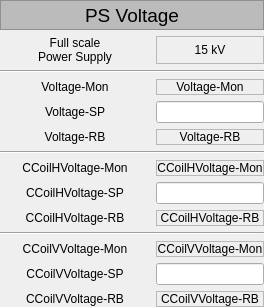
       <widget class="QWidget" name="widget_8" native="true">
        <layout class="QGridLayout" name="gridLayout_7">
         <property name="leftMargin">
          <number>0</number>
         </property>
         <property name="topMargin">
          <number>0</number>
         </property>
         <property name="rightMargin">
          <number>0</number>
         </property>
         <property name="bottomMargin">
          <number>0</number>
         </property>
         <item row="7" column="1">
          <widget class="PyDMLabel" name="PyDMLabel_36">
           <property name="sizePolicy">
            <sizepolicy hsizetype="Expanding" vsizetype="Expanding">
             <horstretch>0</horstretch>
             <verstretch>0</verstretch>
            </sizepolicy>
           </property>
           <property name="toolTip">
            <string/>
           </property>
           <property name="frameShape">
            <enum>QFrame::StyledPanel</enum>
           </property>
           <property name="text">
            <string>CCoilHVoltage-Mon</string>
           </property>
           <property name="alignment">
            <set>Qt::AlignCenter</set>
           </property>
           <property name="channel" stdset="0">
            <string>ca://SpareNLK2:CCoilHVoltage-Mon</string>
           </property>
          </widget>
         </item>
         <item row="10" column="0" colspan="2">
          <widget class="QFrame" name="frame_8">
           <property name="frameShape">
            <enum>QFrame::HLine</enum>
           </property>
           <property name="frameShadow">
            <enum>QFrame::Sunken</enum>
           </property>
          </widget>
         </item>
         <item row="7" column="0">
          <widget class="QLabel" name="label_31">
           <property name="sizePolicy">
            <sizepolicy hsizetype="MinimumExpanding" vsizetype="Expanding">
             <horstretch>0</horstretch>
             <verstretch>0</verstretch>
            </sizepolicy>
           </property>
           <property name="minimumSize">
            <size>
             <width>150</width>
             <height>0</height>
            </size>
           </property>
           <property name="text">
            <string>CCoilHVoltage-Mon</string>
           </property>
           <property name="alignment">
            <set>Qt::AlignCenter</set>
           </property>
          </widget>
         </item>
         <item row="11" column="0">
          <widget class="QLabel" name="label_45">
           <property name="sizePolicy">
            <sizepolicy hsizetype="MinimumExpanding" vsizetype="Expanding">
             <horstretch>0</horstretch>
             <verstretch>0</verstretch>
            </sizepolicy>
           </property>
           <property name="minimumSize">
            <size>
             <width>150</width>
             <height>0</height>
            </size>
           </property>
           <property name="text">
            <string>CCoilVVoltage-Mon</string>
           </property>
           <property name="alignment">
            <set>Qt::AlignCenter</set>
           </property>
          </widget>
         </item>
         <item row="4" column="1">
          <widget class="PyDMLineEdit" name="PyDMLineEdit_3">
           <property name="sizePolicy">
            <sizepolicy hsizetype="Expanding" vsizetype="Expanding">
             <horstretch>0</horstretch>
             <verstretch>0</verstretch>
            </sizepolicy>
           </property>
           <property name="toolTip">
            <string/>
           </property>
           <property name="alignment">
            <set>Qt::AlignCenter</set>
           </property>
           <property name="channel" stdset="0">
            <string>ca://SpareNLK2:Voltage-SP</string>
           </property>
          </widget>
         </item>
         <item row="9" column="0">
          <widget class="QLabel" name="label_33">
           <property name="sizePolicy">
            <sizepolicy hsizetype="MinimumExpanding" vsizetype="Expanding">
             <horstretch>0</horstretch>
             <verstretch>0</verstretch>
            </sizepolicy>
           </property>
           <property name="minimumSize">
            <size>
             <width>150</width>
             <height>0</height>
            </size>
           </property>
           <property name="text">
            <string>CCoilHVoltage-RB</string>
           </property>
           <property name="alignment">
            <set>Qt::AlignCenter</set>
           </property>
          </widget>
         </item>
         <item row="9" column="1">
          <widget class="PyDMLabel" name="PyDMLabel_53">
           <property name="sizePolicy">
            <sizepolicy hsizetype="Expanding" vsizetype="Expanding">
             <horstretch>0</horstretch>
             <verstretch>0</verstretch>
            </sizepolicy>
           </property>
           <property name="toolTip">
            <string/>
           </property>
           <property name="frameShape">
            <enum>QFrame::StyledPanel</enum>
           </property>
           <property name="text">
            <string>CCoilHVoltage-RB</string>
           </property>
           <property name="alignment">
            <set>Qt::AlignCenter</set>
           </property>
           <property name="channel" stdset="0">
            <string>ca://SpareNLK2:CCoilHVoltage-RB</string>
           </property>
          </widget>
         </item>
         <item row="5" column="0">
          <widget class="QLabel" name="label_32">
           <property name="sizePolicy">
            <sizepolicy hsizetype="MinimumExpanding" vsizetype="Expanding">
             <horstretch>0</horstretch>
             <verstretch>0</verstretch>
            </sizepolicy>
           </property>
           <property name="minimumSize">
            <size>
             <width>150</width>
             <height>0</height>
            </size>
           </property>
           <property name="text">
            <string>Voltage-RB</string>
           </property>
           <property name="alignment">
            <set>Qt::AlignCenter</set>
           </property>
          </widget>
         </item>
         <item row="8" column="1">
          <widget class="PyDMLineEdit" name="PyDMLineEdit_7">
           <property name="sizePolicy">
            <sizepolicy hsizetype="Expanding" vsizetype="Expanding">
             <horstretch>0</horstretch>
             <verstretch>0</verstretch>
            </sizepolicy>
           </property>
           <property name="toolTip">
            <string/>
           </property>
           <property name="alignment">
            <set>Qt::AlignCenter</set>
           </property>
           <property name="channel" stdset="0">
            <string>ca://SpareNLK2:CCoilHVoltage-SP</string>
           </property>
          </widget>
         </item>
         <item row="6" column="0" colspan="2">
          <widget class="QFrame" name="frame_9">
           <property name="frameShape">
            <enum>QFrame::HLine</enum>
           </property>
           <property name="frameShadow">
            <enum>QFrame::Sunken</enum>
           </property>
          </widget>
         </item>
         <item row="3" column="1">
          <widget class="PyDMLabel" name="PyDMLabel_59">
           <property name="sizePolicy">
            <sizepolicy hsizetype="Expanding" vsizetype="Expanding">
             <horstretch>0</horstretch>
             <verstretch>0</verstretch>
            </sizepolicy>
           </property>
           <property name="toolTip">
            <string/>
           </property>
           <property name="frameShape">
            <enum>QFrame::StyledPanel</enum>
           </property>
           <property name="text">
            <string>Voltage-Mon</string>
           </property>
           <property name="alignment">
            <set>Qt::AlignCenter</set>
           </property>
           <property name="channel" stdset="0">
            <string>ca://SpareNLK2:Voltage-Mon</string>
           </property>
          </widget>
         </item>
         <item row="2" column="0" colspan="2">
          <widget class="QFrame" name="frame_10">
           <property name="frameShape">
            <enum>QFrame::HLine</enum>
           </property>
           <property name="frameShadow">
            <enum>QFrame::Sunken</enum>
           </property>
          </widget>
         </item>
         <item row="3" column="0">
          <widget class="QLabel" name="label_34">
           <property name="sizePolicy">
            <sizepolicy hsizetype="MinimumExpanding" vsizetype="Expanding">
             <horstretch>0</horstretch>
             <verstretch>0</verstretch>
            </sizepolicy>
           </property>
           <property name="minimumSize">
            <size>
             <width>150</width>
             <height>0</height>
            </size>
           </property>
           <property name="text">
            <string>Voltage-Mon</string>
           </property>
           <property name="alignment">
            <set>Qt::AlignCenter</set>
           </property>
          </widget>
         </item>
         <item row="12" column="1">
          <widget class="PyDMLineEdit" name="PyDMLineEdit_8">
           <property name="sizePolicy">
            <sizepolicy hsizetype="Expanding" vsizetype="Expanding">
             <horstretch>0</horstretch>
             <verstretch>0</verstretch>
            </sizepolicy>
           </property>
           <property name="toolTip">
            <string/>
           </property>
           <property name="alignment">
            <set>Qt::AlignCenter</set>
           </property>
           <property name="channel" stdset="0">
            <string>ca://SpareNLK2:CCoilVVoltage-SP</string>
           </property>
          </widget>
         </item>
         <item row="4" column="0">
          <widget class="QLabel" name="label_46">
           <property name="sizePolicy">
            <sizepolicy hsizetype="MinimumExpanding" vsizetype="Expanding">
             <horstretch>0</horstretch>
             <verstretch>0</verstretch>
            </sizepolicy>
           </property>
           <property name="minimumSize">
            <size>
             <width>150</width>
             <height>0</height>
            </size>
           </property>
           <property name="text">
            <string>Voltage-SP</string>
           </property>
           <property name="alignment">
            <set>Qt::AlignCenter</set>
           </property>
          </widget>
         </item>
         <item row="1" column="1">
          <widget class="QLabel" name="label_7">
           <property name="sizePolicy">
            <sizepolicy hsizetype="Expanding" vsizetype="Expanding">
             <horstretch>0</horstretch>
             <verstretch>0</verstretch>
            </sizepolicy>
           </property>
           <property name="frameShape">
            <enum>QFrame::StyledPanel</enum>
           </property>
           <property name="text">
            <string>15 kV</string>
           </property>
           <property name="alignment">
            <set>Qt::AlignCenter</set>
           </property>
          </widget>
         </item>
         <item row="13" column="1">
          <widget class="PyDMLabel" name="PyDMLabel_60">
           <property name="sizePolicy">
            <sizepolicy hsizetype="Expanding" vsizetype="Expanding">
             <horstretch>0</horstretch>
             <verstretch>0</verstretch>
            </sizepolicy>
           </property>
           <property name="toolTip">
            <string/>
           </property>
           <property name="frameShape">
            <enum>QFrame::StyledPanel</enum>
           </property>
           <property name="text">
            <string>CCoilVVoltage-RB</string>
           </property>
           <property name="alignment">
            <set>Qt::AlignCenter</set>
           </property>
           <property name="channel" stdset="0">
            <string>ca://SpareNLK2:CCoilVVoltage-RB</string>
           </property>
          </widget>
         </item>
         <item row="1" column="0">
          <widget class="QLabel" name="label_47">
           <property name="sizePolicy">
            <sizepolicy hsizetype="MinimumExpanding" vsizetype="Expanding">
             <horstretch>0</horstretch>
             <verstretch>0</verstretch>
            </sizepolicy>
           </property>
           <property name="minimumSize">
            <size>
             <width>150</width>
             <height>0</height>
            </size>
           </property>
           <property name="acceptDrops">
            <bool>false</bool>
           </property>
           <property name="layoutDirection">
            <enum>Qt::LeftToRight</enum>
           </property>
           <property name="text">
            <string>Full scale
Power Supply</string>
           </property>
           <property name="scaledContents">
            <bool>false</bool>
           </property>
           <property name="alignment">
            <set>Qt::AlignCenter</set>
           </property>
           <property name="wordWrap">
            <bool>true</bool>
           </property>
          </widget>
         </item>
         <item row="11" column="1">
          <widget class="PyDMLabel" name="PyDMLabel_61">
           <property name="sizePolicy">
            <sizepolicy hsizetype="Expanding" vsizetype="Expanding">
             <horstretch>0</horstretch>
             <verstretch>0</verstretch>
            </sizepolicy>
           </property>
           <property name="toolTip">
            <string/>
           </property>
           <property name="frameShape">
            <enum>QFrame::StyledPanel</enum>
           </property>
           <property name="text">
            <string>CCoilVVoltage-Mon</string>
           </property>
           <property name="alignment">
            <set>Qt::AlignCenter</set>
           </property>
           <property name="channel" stdset="0">
            <string>ca://SpareNLK2:CCoilVVoltage-Mon</string>
           </property>
          </widget>
         </item>
         <item row="8" column="0">
          <widget class="QLabel" name="label_48">
           <property name="sizePolicy">
            <sizepolicy hsizetype="MinimumExpanding" vsizetype="Expanding">
             <horstretch>0</horstretch>
             <verstretch>0</verstretch>
            </sizepolicy>
           </property>
           <property name="minimumSize">
            <size>
             <width>150</width>
             <height>0</height>
            </size>
           </property>
           <property name="text">
            <string>CCoilHVoltage-SP</string>
           </property>
           <property name="alignment">
            <set>Qt::AlignCenter</set>
           </property>
          </widget>
         </item>
         <item row="5" column="1">
          <widget class="PyDMLabel" name="PyDMLabel_62">
           <property name="sizePolicy">
            <sizepolicy hsizetype="Expanding" vsizetype="Expanding">
             <horstretch>0</horstretch>
             <verstretch>0</verstretch>
            </sizepolicy>
           </property>
           <property name="toolTip">
            <string/>
           </property>
           <property name="frameShape">
            <enum>QFrame::StyledPanel</enum>
           </property>
           <property name="text">
            <string>Voltage-RB</string>
           </property>
           <property name="alignment">
            <set>Qt::AlignCenter</set>
           </property>
           <property name="channel" stdset="0">
            <string>ca://SpareNLK2:Voltage-RB</string>
           </property>
          </widget>
         </item>
         <item row="12" column="0">
          <widget class="QLabel" name="label_49">
           <property name="sizePolicy">
            <sizepolicy hsizetype="MinimumExpanding" vsizetype="Expanding">
             <horstretch>0</horstretch>
             <verstretch>0</verstretch>
            </sizepolicy>
           </property>
           <property name="minimumSize">
            <size>
             <width>150</width>
             <height>0</height>
            </size>
           </property>
           <property name="text">
            <string>CCoilVVoltage-SP</string>
           </property>
           <property name="alignment">
            <set>Qt::AlignCenter</set>
           </property>
          </widget>
         </item>
         <item row="13" column="0">
          <widget class="QLabel" name="label_50">
           <property name="sizePolicy">
            <sizepolicy hsizetype="MinimumExpanding" vsizetype="Expanding">
             <horstretch>0</horstretch>
             <verstretch>0</verstretch>
            </sizepolicy>
           </property>
           <property name="minimumSize">
            <size>
             <width>150</width>
             <height>0</height>
            </size>
           </property>
           <property name="text">
            <string>CCoilVVoltage-RB</string>
           </property>
           <property name="alignment">
            <set>Qt::AlignCenter</set>
           </property>
          </widget>
         </item>
         <item row="0" column="0" colspan="2">
          <widget class="QLabel" name="label_336">
           <property name="sizePolicy">
            <sizepolicy hsizetype="MinimumExpanding" vsizetype="Expanding">
             <horstretch>0</horstretch>
             <verstretch>0</verstretch>
            </sizepolicy>
           </property>
           <property name="minimumSize">
            <size>
             <width>0</width>
             <height>30</height>
            </size>
           </property>
           <property name="maximumSize">
            <size>
             <width>16777215</width>
             <height>30</height>
            </size>
           </property>
           <property name="palette">
            <palette>
             <active>
              <colorrole role="WindowText">
               <brush brushstyle="SolidPattern">
                <color alpha="255">
                 <red>0</red>
                 <green>0</green>
                 <blue>0</blue>
                </color>
               </brush>
              </colorrole>
              <colorrole role="Button">
               <brush brushstyle="SolidPattern">
                <color alpha="255">
                 <red>187</red>
                 <green>187</green>
                 <blue>187</blue>
                </color>
               </brush>
              </colorrole>
              <colorrole role="Light">
               <brush brushstyle="SolidPattern">
                <color alpha="255">
                 <red>255</red>
                 <green>255</green>
                 <blue>255</blue>
                </color>
               </brush>
              </colorrole>
              <colorrole role="Midlight">
               <brush brushstyle="SolidPattern">
                <color alpha="255">
                 <red>221</red>
                 <green>221</green>
                 <blue>221</blue>
                </color>
               </brush>
              </colorrole>
              <colorrole role="Dark">
               <brush brushstyle="SolidPattern">
                <color alpha="255">
                 <red>93</red>
                 <green>93</green>
                 <blue>93</blue>
                </color>
               </brush>
              </colorrole>
              <colorrole role="Mid">
               <brush brushstyle="SolidPattern">
                <color alpha="255">
                 <red>125</red>
                 <green>125</green>
                 <blue>125</blue>
                </color>
               </brush>
              </colorrole>
              <colorrole role="Text">
               <brush brushstyle="SolidPattern">
                <color alpha="255">
                 <red>0</red>
                 <green>0</green>
                 <blue>0</blue>
                </color>
               </brush>
              </colorrole>
              <colorrole role="BrightText">
               <brush brushstyle="SolidPattern">
                <color alpha="255">
                 <red>255</red>
                 <green>255</green>
                 <blue>255</blue>
                </color>
               </brush>
              </colorrole>
              <colorrole role="ButtonText">
               <brush brushstyle="SolidPattern">
                <color alpha="255">
                 <red>0</red>
                 <green>0</green>
                 <blue>0</blue>
                </color>
               </brush>
              </colorrole>
              <colorrole role="Base">
               <brush brushstyle="SolidPattern">
                <color alpha="255">
                 <red>255</red>
                 <green>255</green>
                 <blue>255</blue>
                </color>
               </brush>
              </colorrole>
              <colorrole role="Window">
               <brush brushstyle="SolidPattern">
                <color alpha="255">
                 <red>187</red>
                 <green>187</green>
                 <blue>187</blue>
                </color>
               </brush>
              </colorrole>
              <colorrole role="Shadow">
               <brush brushstyle="SolidPattern">
                <color alpha="255">
                 <red>0</red>
                 <green>0</green>
                 <blue>0</blue>
                </color>
               </brush>
              </colorrole>
              <colorrole role="AlternateBase">
               <brush brushstyle="SolidPattern">
                <color alpha="255">
                 <red>221</red>
                 <green>221</green>
                 <blue>221</blue>
                </color>
               </brush>
              </colorrole>
              <colorrole role="ToolTipBase">
               <brush brushstyle="SolidPattern">
                <color alpha="255">
                 <red>255</red>
                 <green>255</green>
                 <blue>220</blue>
                </color>
               </brush>
              </colorrole>
              <colorrole role="ToolTipText">
               <brush brushstyle="SolidPattern">
                <color alpha="255">
                 <red>0</red>
                 <green>0</green>
                 <blue>0</blue>
                </color>
               </brush>
              </colorrole>
              <colorrole role="PlaceholderText">
               <brush brushstyle="NoBrush">
                <color alpha="128">
                 <red>0</red>
                 <green>0</green>
                 <blue>0</blue>
                </color>
               </brush>
              </colorrole>
             </active>
             <inactive>
              <colorrole role="WindowText">
               <brush brushstyle="SolidPattern">
                <color alpha="255">
                 <red>0</red>
                 <green>0</green>
                 <blue>0</blue>
                </color>
               </brush>
              </colorrole>
              <colorrole role="Button">
               <brush brushstyle="SolidPattern">
                <color alpha="255">
                 <red>187</red>
                 <green>187</green>
                 <blue>187</blue>
                </color>
               </brush>
              </colorrole>
              <colorrole role="Light">
               <brush brushstyle="SolidPattern">
                <color alpha="255">
                 <red>255</red>
                 <green>255</green>
                 <blue>255</blue>
                </color>
               </brush>
              </colorrole>
              <colorrole role="Midlight">
               <brush brushstyle="SolidPattern">
                <color alpha="255">
                 <red>221</red>
                 <green>221</green>
                 <blue>221</blue>
                </color>
               </brush>
              </colorrole>
              <colorrole role="Dark">
               <brush brushstyle="SolidPattern">
                <color alpha="255">
                 <red>93</red>
                 <green>93</green>
                 <blue>93</blue>
                </color>
               </brush>
              </colorrole>
              <colorrole role="Mid">
               <brush brushstyle="SolidPattern">
                <color alpha="255">
                 <red>125</red>
                 <green>125</green>
                 <blue>125</blue>
                </color>
               </brush>
              </colorrole>
              <colorrole role="Text">
               <brush brushstyle="SolidPattern">
                <color alpha="255">
                 <red>0</red>
                 <green>0</green>
                 <blue>0</blue>
                </color>
               </brush>
              </colorrole>
              <colorrole role="BrightText">
               <brush brushstyle="SolidPattern">
                <color alpha="255">
                 <red>255</red>
                 <green>255</green>
                 <blue>255</blue>
                </color>
               </brush>
              </colorrole>
              <colorrole role="ButtonText">
               <brush brushstyle="SolidPattern">
                <color alpha="255">
                 <red>0</red>
                 <green>0</green>
                 <blue>0</blue>
                </color>
               </brush>
              </colorrole>
              <colorrole role="Base">
               <brush brushstyle="SolidPattern">
                <color alpha="255">
                 <red>255</red>
                 <green>255</green>
                 <blue>255</blue>
                </color>
               </brush>
              </colorrole>
              <colorrole role="Window">
               <brush brushstyle="SolidPattern">
                <color alpha="255">
                 <red>187</red>
                 <green>187</green>
                 <blue>187</blue>
                </color>
               </brush>
              </colorrole>
              <colorrole role="Shadow">
               <brush brushstyle="SolidPattern">
                <color alpha="255">
                 <red>0</red>
                 <green>0</green>
                 <blue>0</blue>
                </color>
               </brush>
              </colorrole>
              <colorrole role="AlternateBase">
               <brush brushstyle="SolidPattern">
                <color alpha="255">
                 <red>221</red>
                 <green>221</green>
                 <blue>221</blue>
                </color>
               </brush>
              </colorrole>
              <colorrole role="ToolTipBase">
               <brush brushstyle="SolidPattern">
                <color alpha="255">
                 <red>255</red>
                 <green>255</green>
                 <blue>220</blue>
                </color>
               </brush>
              </colorrole>
              <colorrole role="ToolTipText">
               <brush brushstyle="SolidPattern">
                <color alpha="255">
                 <red>0</red>
                 <green>0</green>
                 <blue>0</blue>
                </color>
               </brush>
              </colorrole>
              <colorrole role="PlaceholderText">
               <brush brushstyle="NoBrush">
                <color alpha="128">
                 <red>0</red>
                 <green>0</green>
                 <blue>0</blue>
                </color>
               </brush>
              </colorrole>
             </inactive>
             <disabled>
              <colorrole role="WindowText">
               <brush brushstyle="SolidPattern">
                <color alpha="255">
                 <red>93</red>
                 <green>93</green>
                 <blue>93</blue>
                </color>
               </brush>
              </colorrole>
              <colorrole role="Button">
               <brush brushstyle="SolidPattern">
                <color alpha="255">
                 <red>187</red>
                 <green>187</green>
                 <blue>187</blue>
                </color>
               </brush>
              </colorrole>
              <colorrole role="Light">
               <brush brushstyle="SolidPattern">
                <color alpha="255">
                 <red>255</red>
                 <green>255</green>
                 <blue>255</blue>
                </color>
               </brush>
              </colorrole>
              <colorrole role="Midlight">
               <brush brushstyle="SolidPattern">
                <color alpha="255">
                 <red>221</red>
                 <green>221</green>
                 <blue>221</blue>
                </color>
               </brush>
              </colorrole>
              <colorrole role="Dark">
               <brush brushstyle="SolidPattern">
                <color alpha="255">
                 <red>93</red>
                 <green>93</green>
                 <blue>93</blue>
                </color>
               </brush>
              </colorrole>
              <colorrole role="Mid">
               <brush brushstyle="SolidPattern">
                <color alpha="255">
                 <red>125</red>
                 <green>125</green>
                 <blue>125</blue>
                </color>
               </brush>
              </colorrole>
              <colorrole role="Text">
               <brush brushstyle="SolidPattern">
                <color alpha="255">
                 <red>93</red>
                 <green>93</green>
                 <blue>93</blue>
                </color>
               </brush>
              </colorrole>
              <colorrole role="BrightText">
               <brush brushstyle="SolidPattern">
                <color alpha="255">
                 <red>255</red>
                 <green>255</green>
                 <blue>255</blue>
                </color>
               </brush>
              </colorrole>
              <colorrole role="ButtonText">
               <brush brushstyle="SolidPattern">
                <color alpha="255">
                 <red>93</red>
                 <green>93</green>
                 <blue>93</blue>
                </color>
               </brush>
              </colorrole>
              <colorrole role="Base">
               <brush brushstyle="SolidPattern">
                <color alpha="255">
                 <red>187</red>
                 <green>187</green>
                 <blue>187</blue>
                </color>
               </brush>
              </colorrole>
              <colorrole role="Window">
               <brush brushstyle="SolidPattern">
                <color alpha="255">
                 <red>187</red>
                 <green>187</green>
                 <blue>187</blue>
                </color>
               </brush>
              </colorrole>
              <colorrole role="Shadow">
               <brush brushstyle="SolidPattern">
                <color alpha="255">
                 <red>0</red>
                 <green>0</green>
                 <blue>0</blue>
                </color>
               </brush>
              </colorrole>
              <colorrole role="AlternateBase">
               <brush brushstyle="SolidPattern">
                <color alpha="255">
                 <red>187</red>
                 <green>187</green>
                 <blue>187</blue>
                </color>
               </brush>
              </colorrole>
              <colorrole role="ToolTipBase">
               <brush brushstyle="SolidPattern">
                <color alpha="255">
                 <red>255</red>
                 <green>255</green>
                 <blue>220</blue>
                </color>
               </brush>
              </colorrole>
              <colorrole role="ToolTipText">
               <brush brushstyle="SolidPattern">
                <color alpha="255">
                 <red>0</red>
                 <green>0</green>
                 <blue>0</blue>
                </color>
               </brush>
              </colorrole>
              <colorrole role="PlaceholderText">
               <brush brushstyle="NoBrush">
                <color alpha="128">
                 <red>0</red>
                 <green>0</green>
                 <blue>0</blue>
                </color>
               </brush>
              </colorrole>
             </disabled>
            </palette>
           </property>
           <property name="font">
            <font>
             <family>Cantarell</family>
             <pointsize>14</pointsize>
            </font>
           </property>
           <property name="autoFillBackground">
            <bool>true</bool>
           </property>
           <property name="frameShape">
            <enum>QFrame::StyledPanel</enum>
           </property>
           <property name="text">
            <string>PS Voltage</string>
           </property>
           <property name="alignment">
            <set>Qt::AlignCenter</set>
           </property>
          </widget>
         </item>
        </layout>
       </widget>
